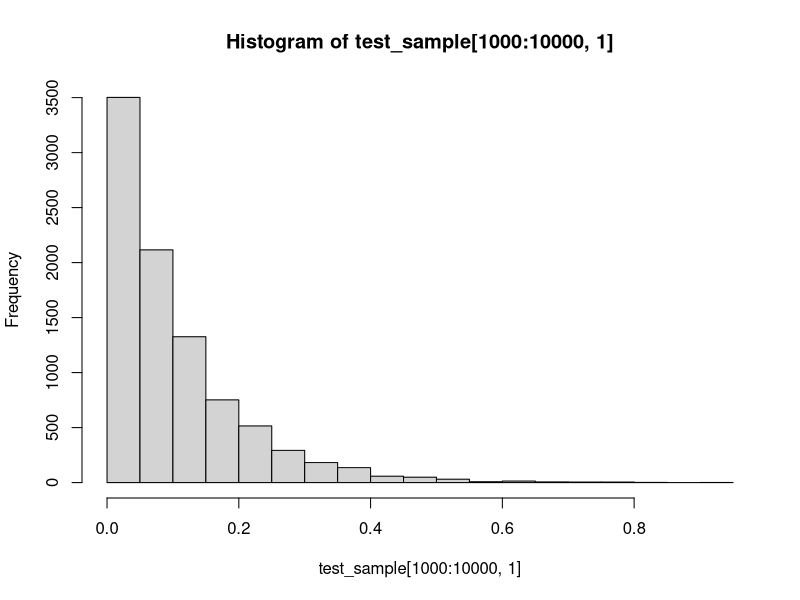

The R script that drew this image:
## This script illustrates the Metropolis-Hastings algorithm for
## approximating the posterior distribution of the time of infection
## in a simple SIS model
## Author: Vladimir N. Minin
## last update: 07/16/2017

sis_log_like = function(inf_time, inf_rate, clear_rate, total_time){
 return(log(inf_rate) - inf_rate*inf_time - clear_rate*(total_time-inf_time))
}

sis_proposal = function(cur_inf_time, total_time, win_half_len){
   
  new_inf_time = cur_inf_time + runif(1,-win_half_len, win_half_len)
   
  if (new_inf_time < 0){
     new_inf_time = - new_inf_time
  }else{
    if (new_inf_time > total_time){
      new_inf_time = 2*total_time - new_inf_time 
    }
  }
   
  return(new_inf_time)
}


inf_time_mcmc = function(start_inf_time, inf_rate, clear_rate, total_time, win_half_len, chain_len){
  
  result_mat = matrix(0, chain_len, 3)
  colnames(result_mat) = c("inf_time", "log_like", "acc_ind")
  
  cur_inf_time= start_inf_time
  result_mat[1,1] = start_inf_time
  result_mat[1,2] = sis_log_like(start_inf_time, inf_rate, clear_rate, total_time)
  
  for (i in 2:chain_len){
    prop_inf_time = sis_proposal(cur_inf_time, total_time, win_half_len)
    
    mh_log_ratio = sis_log_like(prop_inf_time, inf_rate, clear_rate, total_time) - 
      sis_log_like(cur_inf_time, inf_rate, clear_rate, total_time)
    
    
    if (log(runif(1)) < mh_log_ratio){
      result_mat[i,1] = prop_inf_time
      result_mat[i,2] = sis_log_like(prop_inf_time, inf_rate, clear_rate, total_time)
      result_mat[i,3] = 1
      
      cur_inf_time = prop_inf_time
    }else{
      result_mat[i,1] = cur_inf_time
      result_mat[i,2] = sis_log_like(cur_inf_time, inf_rate, clear_rate, total_time)
    }
  }
  
  return(result_mat)
}

## run the above functions

test_sample = inf_time_mcmc(start_inf_time=0.1, inf_rate=10, clear_rate=.2, total_time=1.0, win_half_len=0.2, chain_len=10000)

summary(test_sample[1000:10000,])

hist(test_sample[1000:10000,1])
